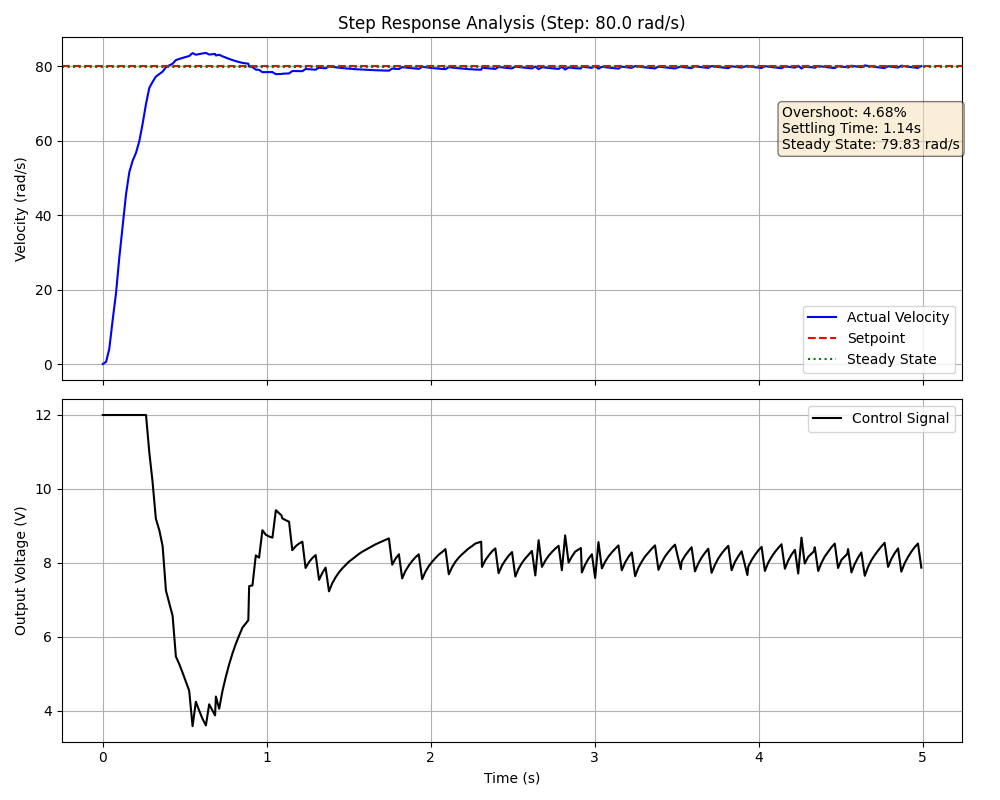

Generate this figure with Python:
import serial
import time
import re
import matplotlib.pyplot as plt
import numpy as np
import csv
import os

# Configuration
SERIAL_PORT = '/dev/ttyACM0'
BAUD_RATE = 115200
STEP_VALUE = 80.0  # rad/s
DURATION = 5.0      # seconds
STABILIZE_TIME = 10.0 # seconds before step
OUTPUT_DIR = os.path.dirname(os.path.abspath(__file__))

def measure_step_response():
    try:
        ser = serial.Serial(
            port=SERIAL_PORT,
            baudrate=BAUD_RATE,
            timeout=0.1
        )
        print(f"Connected to {SERIAL_PORT}")
    except Exception as e:
        print(f"Error: {e}")
        return

    # Data storage
    times = []
    velocities = []
    setpoints = []
    outputs = []
    
    print(f"Stabilizing at 0 rad/s for {STABILIZE_TIME}s...")
    ser.write(b"0.0\n")
    start_wait = time.time()
    while time.time() - start_wait < STABILIZE_TIME:
        ser.readline() # Flush buffer
    
    print(f"Applying step to {STEP_VALUE} rad/s...")
    ser.write(f"{STEP_VALUE:.2f}\n".encode('ascii'))
    
    start_time = time.time()
    try:
        while True:
            elapsed = time.time() - start_time
            if elapsed > DURATION:
                break
            
            line = ser.readline().decode('ascii', errors='replace').strip()
            if not line:
                continue
                
            # Pattern: V: 5.00 rad/s, Err: 0.00 rad/s, Out: 5.00V
            match = re.search(r'V:\s*([-+]?\d*\.\d+|\d+).*Out:\s*([-+]?\d*\.\d+|\d+)', line)
            if match:
                v = float(match.group(1))
                out = float(match.group(2))
                times.append(elapsed)
                velocities.append(v)
                setpoints.append(STEP_VALUE)
                outputs.append(out)
                
    except KeyboardInterrupt:
        print("Measurement interrupted.")
    finally:
        ser.write(b"0.0\n") # Stop motor
        ser.close()

    if not times:
        print("No data collected.")
        return

    # Process Results
    times = np.array(times)
    velocities = np.array(velocities)
    
    # Calculate Steady State (average of last 10% of samples)
    ss_index = int(len(velocities) * 0.9)
    steady_state = np.mean(velocities[ss_index:])
    
    # Peak value for overshoot
    peak_value = np.max(velocities)
    overshoot = max(0, (peak_value - steady_state) / abs(steady_state) * 100) if abs(steady_state) > 1e-3 else 0
    
    # Settling Time (2% criterion)
    tolerance = 0.02 * abs(steady_state) if abs(steady_state) > 1e-3 else 0.02 * STEP_VALUE
    
    # Find last time signal was outside the tolerance band
    outside_indices = np.where(np.abs(velocities - steady_state) > tolerance)[0]
    if len(outside_indices) > 0:
        settling_time = times[outside_indices[-1]]
    else:
        settling_time = 0

    print("\n--- Step Response Analysis ---")
    print(f"Steady State:    {steady_state:.2f} rad/s")
    print(f"Peak Value:      {peak_value:.2f} rad/s")
    print(f"Overshoot:       {overshoot:.2f} %")
    print(f"Settling Time:   {settling_time:.2f} s")
    print("------------------------------")

    # Save to CSV
    csv_path = os.path.join(OUTPUT_DIR, "step_response.csv")
    with open(csv_path, 'w', newline='') as f:
        writer = csv.writer(f)
        writer.writerow(['Time (s)', 'Velocity (rad/s)', 'Setpoint (rad/s)', 'Control Signal (V)'])
        for row in zip(times, velocities, setpoints, outputs):
            writer.writerow(row)
    print(f"Data saved to {csv_path}")

    # Plot
    fig, (ax1, ax2) = plt.subplots(2, 1, figsize=(10, 8), sharex=True)
    
    ax1.plot(times, velocities, 'b-', label='Actual Velocity')
    ax1.axhline(y=STEP_VALUE, color='r', linestyle='--', label='Setpoint')
    ax1.axhline(y=steady_state, color='g', linestyle=':', label='Steady State')
    ax1.set_ylabel('Velocity (rad/s)')
    ax1.set_title(f'Step Response Analysis (Step: {STEP_VALUE} rad/s)')
    ax1.grid(True)
    ax1.legend()
    
    # Annotate metrics
    textstr = '\n'.join((
        f'Overshoot: {overshoot:.2f}%',
        f'Settling Time: {settling_time:.2f}s',
        f'Steady State: {steady_state:.2f} rad/s'
    ))
    props = dict(boxstyle='round', facecolor='wheat', alpha=0.5)
    ax1.text(0.8, 0.8, textstr, transform=ax1.transAxes, fontsize=10,
            verticalalignment='top', bbox=props)

    ax2.plot(times, outputs, 'k-', label='Control Signal')
    ax2.set_ylabel('Output Voltage (V)')
    ax2.set_xlabel('Time (s)')
    ax2.grid(True)
    ax2.legend()

    plt.tight_layout()
    png_path = os.path.join(OUTPUT_DIR, "step_response.png")
    plt.savefig(png_path)
    print(f"Plot saved to {png_path}")
    plt.show()

if __name__ == "__main__":
    measure_step_response()
